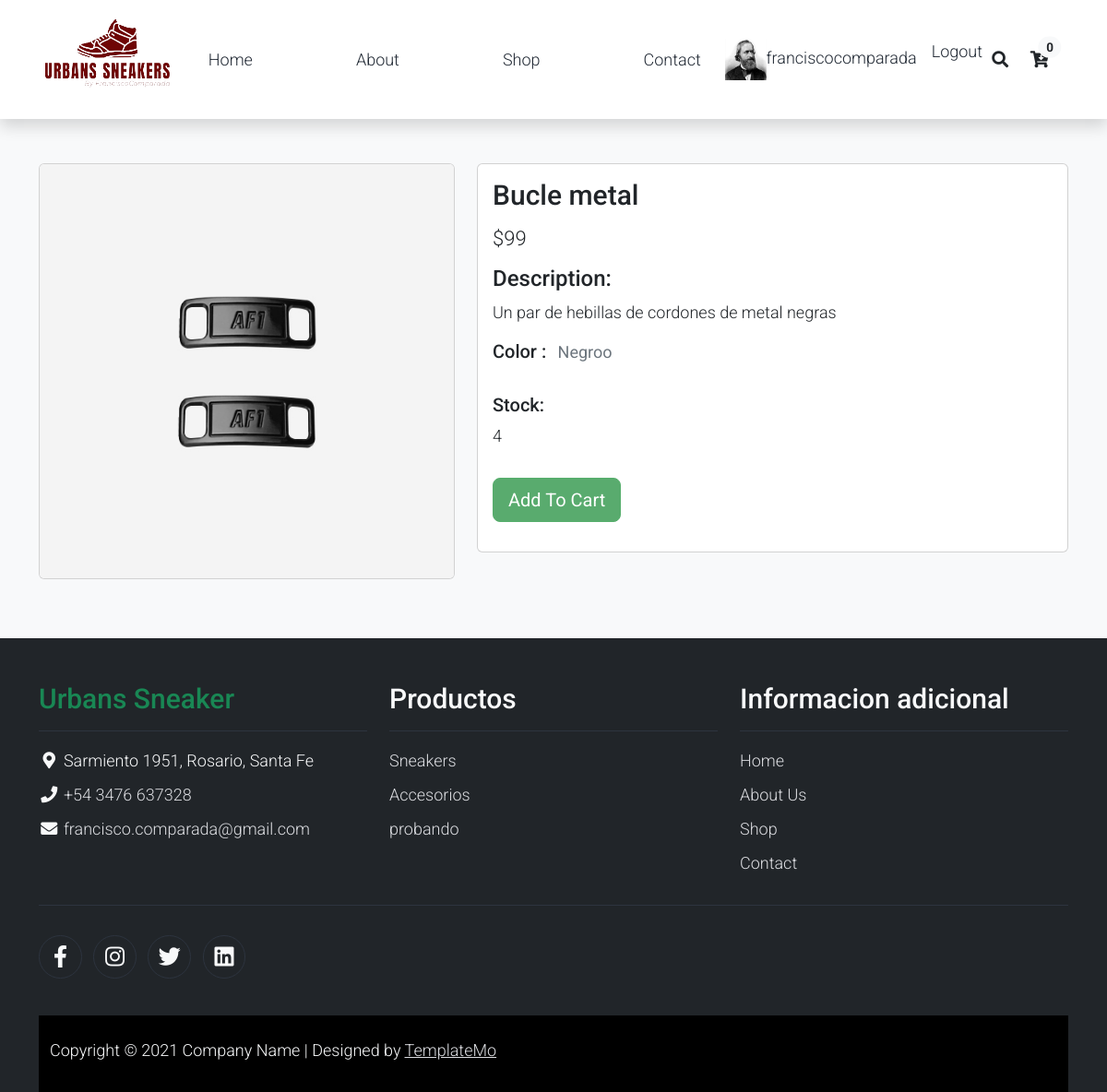
The page /Productos/Shop_single/3/ (signed in) on the database its author committed.
### users/models.py (models this page shows, shortened)
class User_profile(models.Model):
    user = models.OneToOneField('auth.User', on_delete=models.CASCADE, related_name='profile')
    phone = models.CharField(max_length=20, blank=True)
    address = models.CharField(max_length=200, blank=True)
    image = models.ImageField(upload_to='profile_image/', blank=True)

### Productos/models.py (models this page shows, shortened)
class Product(models.Model):
    category=models.ForeignKey('Category',on_delete=models.CASCADE)
    sub_category=models.ForeignKey('Sub_Category',on_delete=models.CASCADE,null=True)
    model=models.CharField(max_length=40)
    price=models.IntegerField()
    coulor=models.CharField(max_length=40,null=True,blank=True)
    description=models.CharField(max_length=400,null=True,blank=True)
    stock=models.IntegerField(null=True)
    img= models.ImageField(null=True, upload_to='img_Product/',blank=True)

class Category(models.Model):
    category=models.CharField(max_length=75)

### Productos/views.py (the view)
# urls.py: path('Shop_single/<int:pk>/', Shop_single, name='Shop_single'),
def Shop_single(request, pk):#muestra detalles de cada producto
    if request.method == 'GET':
        product = Product.objects.get(pk=pk)
        context = {'product':product}
        return render(request, 'Productos/Shop_single.html', context=context)
    elif request.method == 'POST':
        product = Product.objects.get(pk=pk)
        return redirect('Productos/shop.html')

### Cart/context_processors.py (called while the page is built)
def total_cart_amount(request):
    total=0
    if request.user.is_authenticated:
        if 'cart' in request.session:
            for key,value in request.session['cart'].items():
                total = total +(float(value['price']))
    return{'total_cart_amount':total}

def total_product(request):
    total=0
    if request.user.is_authenticated:
        if 'cart' in request.session:
            for key,value in request.session['cart'].items():
                total = total +(int(value['cant']))
    return{'total_product':total}

### Productos/context_processors.py (called while the page is built)
def id_category(request):
    id_category=Category.objects.all()
    return{
        'id_category':id_category,
    }

def id_sub_category(request):
    id_sub_category=Sub_Category.objects.all()
    return{
        'id_sub_category':id_sub_category,
    }

def id_product(request):
    id_product=Product.objects.all()
    return{
        'id_product':id_product,
    }

### templates/Productos/Shop_single.html (shortened to what this page needs)
<!DOCTYPE html>
<html lang="en">
    {% extends 'General/index.html' %}
    {% block base %}
    {% load static %}
    <section class="bg-light">
        <div class="container pb-5">
            <div class="row">
                <div class="col-lg-5 mt-5">
                    <div class="card mb-3">
                        <img class="card-img img-fluid" src='{{ product.img.url }}' alt="Card image cap" id="product-detail">
                    </div>
                </div>
                <div class="col-lg-7 mt-5">
                    <div class="card">
                        <div class="card-body">
                            <h1 class="h2">{{product.model}}</h1>
                            <p class="h3 py-2">${{product.price}}</p>
                            <h4>Description:</h4>
                            <p>{{product.description}}</p>
                            <ul class="list-inline">
                                <li class="list-inline-item">
                                    <h5>Color :</h5>
                                </li>
                                <li class="list-inline-item">
                                    <p class="text-muted"><strong>{{product.coulor}}</strong></p>
                                </li>
                            </ul>
                            <h5>Stock:</h5>
                            <ul class="list-unstyled pb-3">
                                <li>{{product.stock}}</li>
                            </ul>
                            <form action="" method="GET">
                                <div class="row pb-3">
                                    <div class="col d-grid">
                                        <a href="{% url 'cart:add_product' product.id %}">
                                            <button type="button" class="btn btn-success btn-lg "
                                                title="Remove cart" >Add To Cart
                                            </button>
                                        </a>
                                    </div>
                                </div>
                            </form>
                        </div>
                    </div>
                </div>
            </div>
        </div>
    </section>
    {% endblock %}

### templates/General/index.html (shortened to what this page needs)
{% load bootstrap5 %}
{% load static %}
<!DOCTYPE html>
<html lang="en">
<head>
    <link rel="stylesheet" href='{% static "css/bootstrap.min.css" %}'>
    <link rel="stylesheet" href='{% static "css/templatemo.css" %}'>
    <link rel="stylesheet" href='{% static "css/custom.css" %}'>
    <link rel="stylesheet" href='{% static "css/fontawesome.min.css" %}'>
    <link href="https://cdn.jsdelivr.net/npm/bootstrap@5.2.0/dist/css/bootstrap.min.css" rel="stylesheet">
</head>
<body>
    <nav class="navbar navbar-expand-lg navbar-light shadow">
        <div class="container d-flex justify-content-between align-items-center">
            <a class="navbar-brand text-success logo h1 align-self-center" href="/">
                <img src='{% static "img/favicon.ico" %}' alt="logoempresa" width="150" height="95">
            </a>
            <div class="align-self-center collapse navbar-collapse flex-fill  d-lg-flex justify-content-lg-between" id="templatemo_main_nav">
                <div class="flex-fill">
                    <ul class="nav navbar-nav d-flex justify-content-between mx-lg-auto">
                        <li class="nav-item">
                            <a class="nav-link" href="/">Home</a>
                        </li>
                        <li class="nav-item">
                            <a class="nav-link" href="#">About</a>
                        </li>
                        <li class="nav-item">
                            <a class="nav-link" href="/shop/">Shop</a>
                        </li>
                        <li class="nav-item">
                            <a class="nav-link" href="#"> Contact </a>
                        </li>
                    </ul>
                </div>
                <div class="navbar align-self-center d-flex">
                    <ul class="nav navbar-nav d-flex justify-content-between mx-lg-auto">
                        {% if request.user.is_authenticated %}
                            {% if request.user.profile.image.url %}
                                <li class="nav-item">
                                    <a class="nav-link" href="#">
                                        <img width="45" height="45" src= '{{ request.user.profile.image.url }}' alt='imagen de {{ request.user.username }}'>{{ request.user.username }} </a>
                                </li>
                            {% else %}
                                <li class="nav-item">
                                    <a class="nav-link" href="#"> {{ request.user.username }} </a>
                                </li>
                            {% endif %}
                            <li class="nav-item">
                                <a class="nav-link" href="/users/logout/">Logout  </a>
                            </li>
                {% endif %}
                <div class="navbar align-self-center d-flex">
                    <a class="nav-icon d-none d-lg-inline" href="#" data-bs-toggle="modal" data-bs-target="#templatemo_search">
                        <i class="fa fa-fw fa-search text-dark mr-2"></i>
                    </a>
                    {% if request.user.is_authenticated %}
                    <a class="nav-icon position-relative text-decoration-none" href="/Cart/cart/">
                        <i class="fa fa-fw fa-cart-arrow-down text-dark mr-1"></i>
                        <span class="position-absolute top-0 left-100 translate-middle badge rounded-pill bg-light text-dark">{{total_product}}</span>
                    </a>
                    {% endif %}
                </div>
            </div>
        </div>
    </nav>
    {% block base %}{% endblock %}
    <footer class="bg-dark" id="tempaltemo_footer">
        <div class="container">
            <div class="row">
                <div class="col-md-4 pt-5">
                    <h2 class="h2 text-success border-bottom pb-3 border-light logo">Urbans Sneaker</h2>
                    <ul class="list-unstyled text-light footer-link-list">
                        <li>
                            <i class="fas fa-map-marker-alt fa-fw"></i>
                            Sarmiento 1951, Rosario, Santa Fe
                        </li>
                        <li>
                            <i class="fa fa-phone fa-fw"></i>
                            <a class="text-decoration-none" href="tel:010-020-0340">+54 3476 637328</a>
                        </li>
                        <li>
                            <i class="fa fa-envelope fa-fw"></i>
                            <a class="text-decoration-none" href="mailto:info@company.com">francisco.comparada@gmail.com</a>
                        </li>
                    </ul>
                </div>
                <div class="col-md-4 pt-5">
                    <h2 class="h2 text-light border-bottom pb-3 border-light">Productos</h2>
                    <ul class="list-unstyled text-light footer-link-list">
                        {% if id_category %}
                        {% for categoria in id_category %}
                        <li><a class="text-decoration-none" href="/Productos/Shop_Category/{{categoria.id}}">{{categoria.category}}</a></li>
                        {% endfor %}
                        {% endif %}
                    </ul>
                </div>
                <div class="col-md-4 pt-5">
                    <h2 class="h2 text-light border-bottom pb-3 border-light">Informacion adicional</h2>
                    <ul class="list-unstyled text-light footer-link-list">
                        <li><a class="text-decoration-none" href="/">Home</a></li>
                        <li><a class="text-decoration-none" href="#">About Us</a></li>
                        <li><a class="text-decoration-none" href="/shop/">Shop </a></li>
                        <li><a class="text-decoration-none" href="#">Contact</a></li>
                    </ul>
                </div>
            </div>
            <div class="row text-light mb-4">
                <div class="col-12 mb-3">
                    <div class="w-100 my-3 border-top border-light"></div>
                </div>
                <div class="col-auto me-auto">
                    <ul class="list-inline text-left footer-icons">
                        <li class="list-inline-item border border-light rounded-circle text-center">
                            <a class="text-light text-decoration-none" target="_blank" href="http://facebook.com/"><i class="fab fa-facebook-f fa-lg fa-fw"></i></a>
                        </li>
                        <li class="list-inline-item border border-light rounded-circle text-center">
                            <a class="text-light text-decoration-none" target="_blank" href="https://www.instagram.com/"><i class="fab fa-instagram fa-lg fa-fw"></i></a>
                        </li>
                        <li class="list-inline-item border border-light rounded-circle text-center">
                            <a class="text-light text-decoration-none" target="_blank" href="https://twitter.com/"><i class="fab fa-twitter fa-lg fa-fw"></i></a>
                        </li>
                        <li class="list-inline-item border border-light rounded-circle text-center">
                            <a class="text-light text-decoration-none" target="_blank" href="https://www.linkedin.com/"><i class="fab fa-linkedin fa-lg fa-fw"></i></a>
                        </li>
                    </ul>
            </div>
        </div>
        <div class="w-100 bg-black py-3">
            <div class="container">
                <div class="row pt-2">
                    <div class="col-12">
                        <p class="text-left text-light">
                            Copyright &copy; 2021 Company Name
                            | Designed by <a rel="sponsored" href="https://templatemo.com" target="_blank">TemplateMo</a>
                        </p>
                    </div>
                </div>
            </div>
        </div>
    </footer>
</body>
</html>

### static/css/templatemo.css (style rules this page uses)
body, ul, li, p, a, label, input, div { font-family: 'Roboto', sans-serif; font-size: 18px !important; font-weight: 300 !important; }
.h1 { font-family: 'Roboto', sans-serif; font-size: 48px !important; font-weight: 200 !important; }
.h2 { font-family: 'Roboto', sans-serif; font-size: 30px !important; font-weight: 300; }
.h3 { font-family: 'Roboto', sans-serif; font-size: 22px !important; }
.logo { font-weight: 500 !important; }
.text-muted { color: #bcbcbc !important; }
.text-success { color: #59ab6e !important; }
.text-light { color: #cfd6e1 !important; }
.bg-dark { background-color: #212934 !important; }
.bg-light { background-color: #e9eef5 !important; }
.bg-black { background-color: #1d242d !important; }
.btn-success { background-color: #59ab6e !important; border-color: #56ae6c !important; }
#templatemo_main_nav a { color: #212934; }
#templatemo_main_nav .navbar .nav-icon { margin-right: 20px; }
#tempaltemo_footer a { color: #dcdde1; }
#tempaltemo_footer ul.footer-link-list li { padding-top: 10px; }
#tempaltemo_footer ul.footer-icons li { width: 2.6em; height: 2.6em; line-height: 2.6em; }
#tempaltemo_footer .border-light { border-color: #2d343f !important; }
@media (min-width: 768px) { #templatemo_main_nav .navbar-nav { max-width: 450px; } }
@media (min-width: 992px) { #templatemo_main_nav .navbar-nav { max-width: 550px; } }

### rows shown on the page
Product: img (picture), model "Bucle metal", price "99", description "Un par de hebillas de cordones de metal negras", coulor "Negroo", stock "4"
Category: category "Sneakers"
Category: category "Accesorios"
Category: category "probando"

### other values the page prints
{{ request.user.username }} "franciscocomparada"
{{ total_product }} "0"
